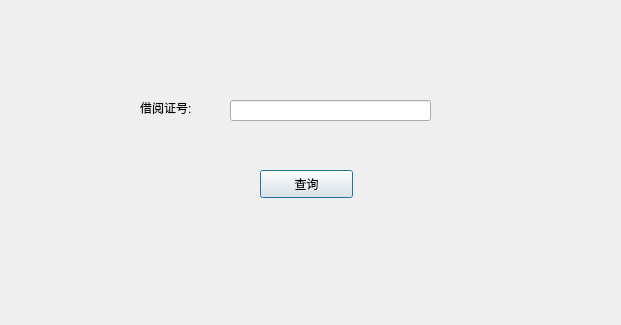
<?xml version="1.0" encoding="UTF-8"?>
<ui version="4.0">
 <class>query</class>
 <widget class="QDialog" name="query">
  <property name="geometry">
   <rect>
    <x>0</x>
    <y>0</y>
    <width>621</width>
    <height>325</height>
   </rect>
  </property>
  <property name="windowTitle">
   <string>查询读者信息表</string>
  </property>
  <widget class="QPushButton" name="pushButton">
   <property name="geometry">
    <rect>
     <x>260</x>
     <y>170</y>
     <width>93</width>
     <height>28</height>
    </rect>
   </property>
   <property name="text">
    <string>查询</string>
   </property>
  </widget>
  <widget class="QLabel" name="label">
   <property name="geometry">
    <rect>
     <x>140</x>
     <y>100</y>
     <width>72</width>
     <height>15</height>
    </rect>
   </property>
   <property name="text">
    <string>借阅证号:</string>
   </property>
  </widget>
  <widget class="QLineEdit" name="lineEdit">
   <property name="geometry">
    <rect>
     <x>230</x>
     <y>100</y>
     <width>201</width>
     <height>21</height>
    </rect>
   </property>
  </widget>
 </widget>
 <resources/>
 <connections/>
</ui>
